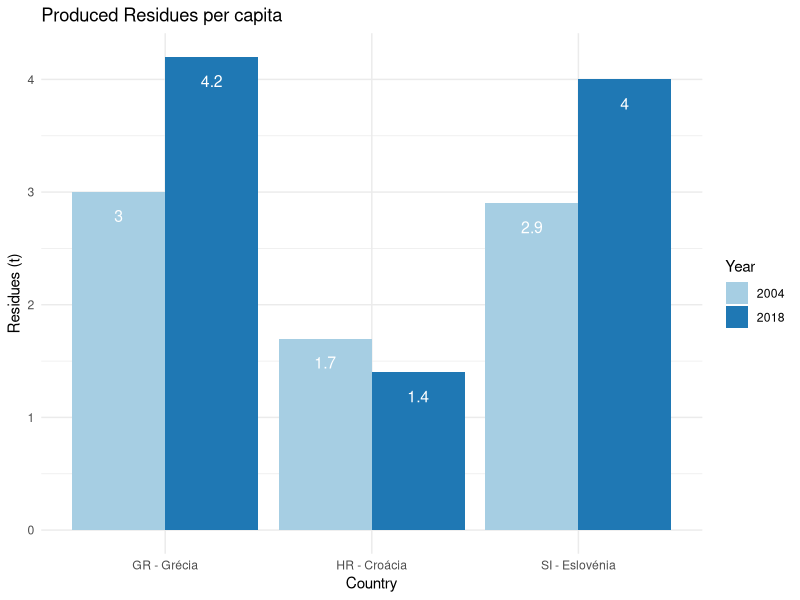

This chart was generated by the following R code:
library("openxlsx")
library("ggplot2")
library("dplyr")
library("reshape2")



countries <- c("GR - Grécia", "HR - Croácia", "SI - Eslovénia")

# Read Data from EXCEL and Filter it by the countries we're looking for
readData <- read.xlsx("./Ex01/ResiduosPerCapita.xlsx",
    rows = c(12:43), cols = c(1:3)
)

# Rename columns to clean up the data
colnames(readData) <- c("Country", "2004", "2018")

# Melt the data to get the data in the right format
readData <- readData %>%
    filter(Country %in% countries) %>%
    melt(id = c("Country"))

# Name columns
colnames(readData) <- c("Country", "Year", "Residues")

# Make the plot
p <- ggplot(readData, aes(x = Country, y = Residues, fill = Year)) +
    geom_bar(stat = "Identity", position = position_dodge()) +
    geom_text(aes(label = Residues),
        vjust = 2.5, size = 4, color = "white",
        position = position_dodge(0.9)
    ) +
    labs(title="Produced Residues per capita") +
    ylab("Residues (t)") +
    scale_fill_brewer(palette = "Paired") +
    theme_minimal()

p
